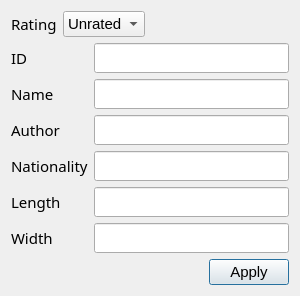
<?xml version="1.0" encoding="UTF-8"?>
<ui version="4.0">
 <class>Dialogaddpic</class>
 <widget class="QDialog" name="Dialogaddpic">
  <property name="geometry">
   <rect>
    <x>0</x>
    <y>0</y>
    <width>300</width>
    <height>278</height>
   </rect>
  </property>
  <property name="font">
   <font>
    <family>Segoe UI Light</family>
    <pointsize>11</pointsize>
   </font>
  </property>
  <property name="windowTitle">
   <string>Dialog</string>
  </property>
  <layout class="QVBoxLayout" name="verticalLayout_3">
   <item>
    <layout class="QHBoxLayout" name="horizontalLayout_2">
     <item>
      <widget class="QLabel" name="label">
       <property name="text">
        <string>Rating</string>
       </property>
      </widget>
     </item>
     <item>
      <widget class="QComboBox" name="comboBox">
       <property name="font">
        <font>
         <family>Segoe UI</family>
         <pointsize>11</pointsize>
        </font>
       </property>
       <item>
        <property name="text">
         <string>Unrated</string>
        </property>
       </item>
       <item>
        <property name="text">
         <string>General</string>
        </property>
       </item>
       <item>
        <property name="text">
         <string>Adult</string>
        </property>
       </item>
       <item>
        <property name="text">
         <string>Child</string>
        </property>
       </item>
      </widget>
     </item>
     <item>
      <spacer name="horizontalSpacer">
       <property name="orientation">
        <enum>Qt::Horizontal</enum>
       </property>
       <property name="sizeHint" stdset="0">
        <size>
         <width>40</width>
         <height>20</height>
        </size>
       </property>
      </spacer>
     </item>
     <item>
      <widget class="QLabel" name="label_8">
       <property name="text">
        <string/>
       </property>
      </widget>
     </item>
    </layout>
   </item>
   <item>
    <layout class="QHBoxLayout" name="horizontalLayout">
     <item>
      <layout class="QVBoxLayout" name="verticalLayout">
       <item>
        <layout class="QVBoxLayout" name="verticalLayout_2">
         <item>
          <widget class="QLabel" name="label_2">
           <property name="text">
            <string>ID</string>
           </property>
          </widget>
         </item>
         <item>
          <widget class="QLabel" name="label_3">
           <property name="text">
            <string>Name</string>
           </property>
          </widget>
         </item>
         <item>
          <widget class="QLabel" name="label_4">
           <property name="text">
            <string>Author</string>
           </property>
          </widget>
         </item>
         <item>
          <widget class="QLabel" name="label_5">
           <property name="text">
            <string>Nationality</string>
           </property>
          </widget>
         </item>
         <item>
          <widget class="QLabel" name="label_6">
           <property name="text">
            <string>Length</string>
           </property>
          </widget>
         </item>
         <item>
          <widget class="QLabel" name="label_7">
           <property name="text">
            <string>Width</string>
           </property>
          </widget>
         </item>
        </layout>
       </item>
      </layout>
     </item>
     <item>
      <layout class="QVBoxLayout" name="verticalLayout_4">
       <item>
        <widget class="QLineEdit" name="lineEdit_id"/>
       </item>
       <item>
        <widget class="QLineEdit" name="lineEdit_name"/>
       </item>
       <item>
        <widget class="QLineEdit" name="lineEdit_Aut"/>
       </item>
       <item>
        <widget class="QLineEdit" name="lineEdit_Nation"/>
       </item>
       <item>
        <widget class="QLineEdit" name="lineEdit_Len"/>
       </item>
       <item>
        <widget class="QLineEdit" name="lineEdit_WId"/>
       </item>
      </layout>
     </item>
    </layout>
   </item>
   <item>
    <layout class="QHBoxLayout" name="horizontalLayout_3">
     <item>
      <spacer name="horizontalSpacer_2">
       <property name="orientation">
        <enum>Qt::Horizontal</enum>
       </property>
       <property name="sizeHint" stdset="0">
        <size>
         <width>40</width>
         <height>20</height>
        </size>
       </property>
      </spacer>
     </item>
     <item>
      <widget class="QPushButton" name="pushButton">
       <property name="font">
        <font>
         <family>Segoe UI</family>
         <pointsize>11</pointsize>
        </font>
       </property>
       <property name="text">
        <string>Apply</string>
       </property>
      </widget>
     </item>
    </layout>
   </item>
  </layout>
 </widget>
 <resources/>
 <connections/>
</ui>
